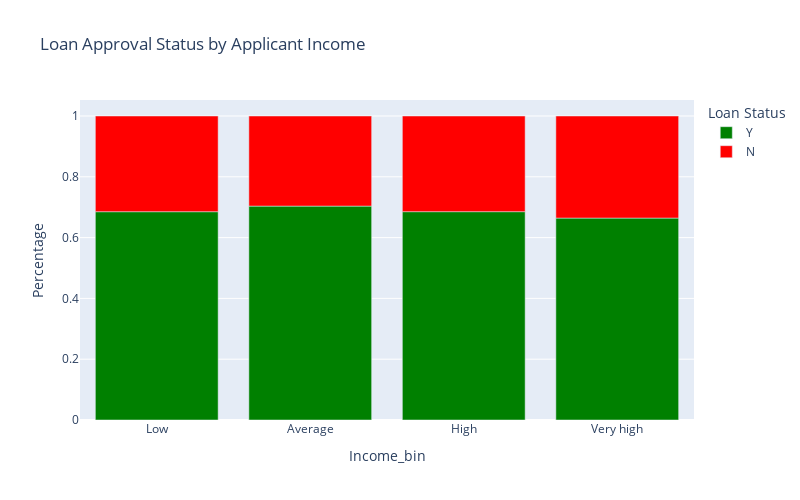

Source (notebook cell):
### Markdown cell above
* Applicant Income & Coapplicant Income have extreme outliers

### Code cell
bins = [0, 2500, 4000, 6000, 81000]
labels = ['Low', 'Average', 'High', 'Very high']

train['Income_bin'] = pd.cut(train['ApplicantIncome'], bins, labels=labels) #Here we added Income bin to our datadrame using pd.cut, which helps in binning

income_bin_crosstab = pd.crosstab(train['Income_bin'], train['Loan_Status'])

income_bin_normalized = income_bin_crosstab.div(income_bin_crosstab.sum(1).astype(float), axis=0)

fig = px.bar(income_bin_normalized,
             x=income_bin_normalized.index,
             y=['Y', 'N'],
             title='Loan Approval Status by Applicant Income',
             labels={'value': 'Percentage', 'variable': 'Loan Status'},
             category_orders={'Income_bin': labels},
             color_discrete_sequence=['green', 'red'],
             width=800, height=500)
fig.show()

train = train.drop(columns=['Income_bin'])

### Figure 1 — Plotly figure (JSON) as saved in the notebook; plotly's stock layout.template omitted (floating-point values rounded to 4 significant figures)
{"data": [{"alignmentgroup": "True", "hovertemplate": "Loan Status=Y<br>Income_bin=%{x}<br>Percentage=%{y}<extra></extra>", "legendgroup": "Y", "marker": {"color": "green", "pattern": {"shape": ""}}, "name": "Y", "offsetgroup": "Y", "orientation": "v", "showlegend": true, "textposition": "auto", "type": "bar", "x": ["Low", "Average", "High", "Very high"], "xaxis": "x", "y": [0.6852, 0.7035, 0.6853, 0.6642], "yaxis": "y"}, {"alignmentgroup": "True", "hovertemplate": "Loan Status=N<br>Income_bin=%{x}<br>Percentage=%{y}<extra></extra>", "legendgroup": "N", "marker": {"color": "red", "pattern": {"shape": ""}}, "name": "N", "offsetgroup": "N", "orientation": "v", "showlegend": true, "textposition": "auto", "type": "bar", "x": ["Low", "Average", "High", "Very high"], "xaxis": "x", "y": [0.3148, 0.2965, 0.3147, 0.3358], "yaxis": "y"}], "layout": {"barmode": "relative", "height": 500, "legend": {"title": {"text": "Loan Status"}, "tracegroupgap": 0}, "title": {"text": "Loan Approval Status by Applicant Income"}, "width": 800, "xaxis": {"anchor": "y", "categoryarray": ["Low", "Average", "High", "Very high"], "categoryorder": "array", "domain": [0, 1], "title": {"text": "Income_bin"}}, "yaxis": {"anchor": "x", "domain": [0, 1], "title": {"text": "Percentage"}}}}
